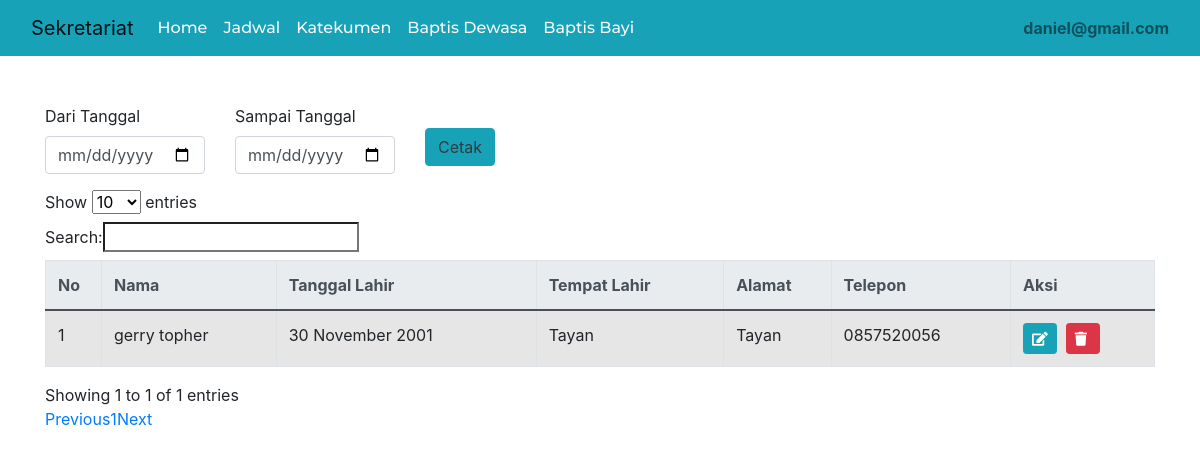
The app's page /admin/index.php?p=katekumen (signed in) with its own data.
### tables this page shows
CREATE TABLE `katekumen` (
  `id_katekumen` int(5) NOT NULL,
  `id_user` int(5) NOT NULL,
  `nama` varchar(50) NOT NULL,
  `tgl_lahir` date NOT NULL,
  `tempat_lahir` varchar(50) NOT NULL,
  `alamat` varchar(50) NOT NULL,
  `telepon` varchar(12) NOT NULL
);

### admin/baptis/katekumen.php (the view, shortened to what this page needs)
<link rel="stylesheet" href="https://cdnjs.cloudflare.com/ajax/libs/font-awesome/5.11.2/css/all.min.css">
  <link rel="stylesheet" href="https://cdn.datatables.net/1.10.12/css/dataTables.bootstrap.min.css" />
<div class="col-md-12 mt-5">
    <div class="container">
     <form action="../admin/cetak/cetak_tgl_bayi.php" method="get" class="mb-3">
                        <div class="row">
                            <div class="col-md-2">
                                <label for="start_date" class="form-label">Dari Tanggal</label>
                                <input type="date" class="form-control" id="start_date" name="start_date">
                            </div>
                            <div class="col-md-2">
                                <label for="end_date" class="form-label">Sampai Tanggal</label>
                                <input type="date" class="form-control" id="end_date" name="end_date">
                            </div>
                            <div class="col-md-2">
                                <button type="submit" class="btn btn-info text-dark mt-4">Cetak</button>
                            </div>
                        </div>
                    </form>
    <div class="table-responsive">
          <table id="tabel-data" class="table table-striped table-bordered" width="100%">
            <thead class="thead-light">
              <tr>
                <th scope="col">No</th>
                <th scope="col">Nama</th>
                <th scope="col">Tanggal Lahir</th>
                <th scope="col">Tempat Lahir</th>
                <th scope="col">Alamat</th>
                <th scope="col">Telepon</th>
                <th scope="col">Aksi</th>
              </tr>
            </thead>
            <tbody>
            <?php
                  $data = mysqli_query($conn, "select * from katekumen");
                  $no = 1;
                  while($result = mysqli_fetch_array($data)){
                ?>
              <tr>
                <td><?=$no++; ?></td>
                <td><?php echo $result['nama']; ?></td>
                <td><?php echo date('d F Y', strtotime($result['tgl_lahir'])); ?></td>
                <td><?php echo $result['tempat_lahir']; ?></td>
                <td><?php echo $result['alamat']; ?></td>
                <td><?php echo $result['telepon']; ?></td>
                <td>
                     <a href="index.php?p=edit_jadwal&id=<?=$result['id_katekumen'];?>" class="btn btn-info btn-sm"><i class="fa fa-edit"></i></a>&nbsp;
                     <a onclick="return confirm('apakah anda yakin? ');" href="index.php?p=ac_delete_jadwal&id=<?=$result['id_katekumen'] ?>" class="btn btn-danger btn-sm"><i class= "fa fa-trash">&nbsp;</i></a>
                    </td>
              </tr>
              <?php
                }
              ?>
            </tbody>
          </table>
        </div>
    </div>
</div>

### records on screen
katekumen: nama "gerry topher", tgl_lahir "30 November 2001", tempat_lahir "Tayan", alamat "Tayan", telepon "0857520056"

### other values on screen
$_SESSION['email'] "daniel@gmail.com"
